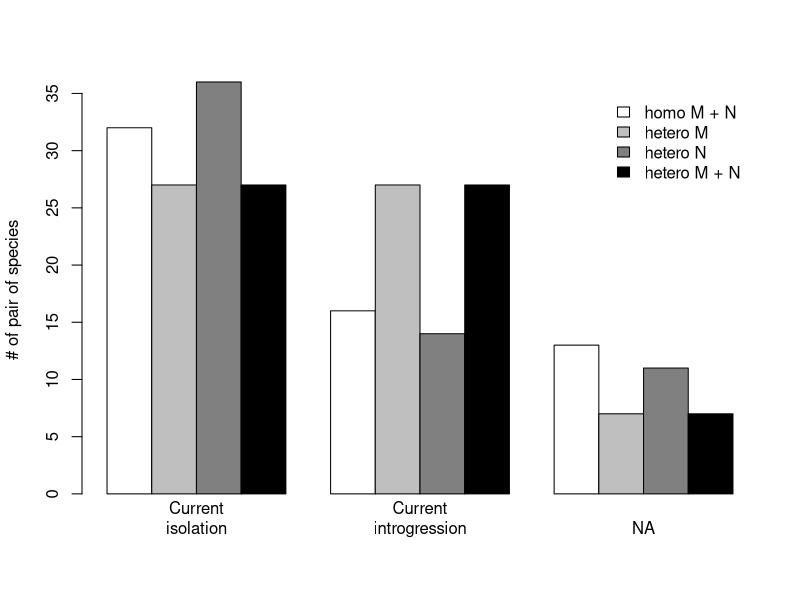
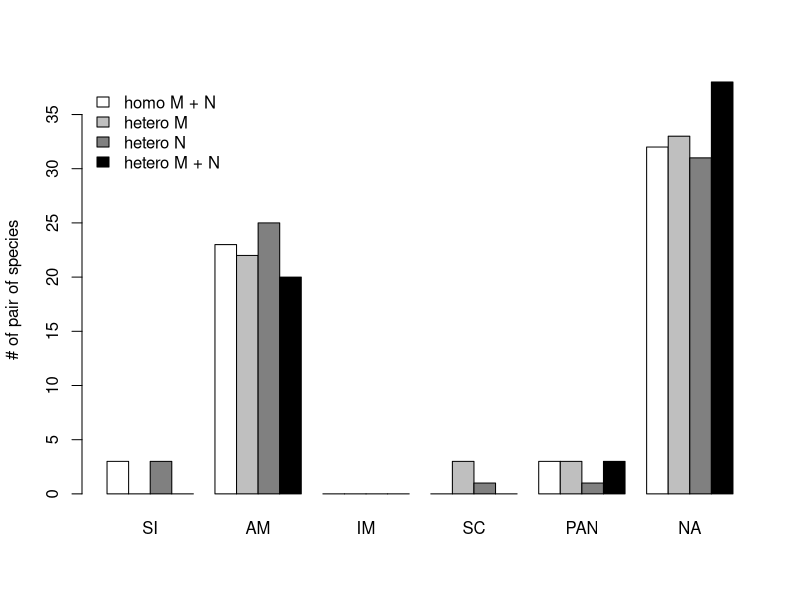

The R script that drew these images, in order:
#! /usr/bin/env Rscript
a = read.table("migHomo_NHomo.txt", h=T)
b = read.table("migHetero_NHomo.txt", h=T)
c = read.table("migHomo_NHetero.txt", h=T)
d = read.table("migHetero_NHetero.txt", h=T)

#A = paste(a$spA, a$spB, sep="_")
#B = paste(b$spA, b$spB, sep="_")
#C = paste(c$spA, c$spB, sep="_")
#D = paste(d$spA, d$spB, sep="_")

SIa = grep("SI",colnames(a))
SIb = grep("SI",colnames(b))
SIc = grep("SI",colnames(c))
SId = grep("SI",colnames(d))

AMa = grep("AM",colnames(a))
AMb = grep("AM",colnames(b))
AMc = grep("AM",colnames(c))
AMd = grep("AM",colnames(d))

IMa = grep("IM",colnames(a))
IMb = grep("IM",colnames(b))
IMc = grep("IM",colnames(c))
IMd = grep("IM",colnames(d))

SCa = grep("SC",colnames(a))
SCb = grep("SC",colnames(b))
SCc = grep("SC",colnames(c))
SCd = grep("SC",colnames(d))

PANa = grep("Panmixia",colnames(a))
PANb = grep("Panmixia",colnames(b))
PANc = grep("Panmixia",colnames(c))
PANd = grep("Panmixia",colnames(d))

isolationA = a[,SIa]
isolationB = b[,SIb]
isolationC = apply(c[,SIc], MARGIN=1, FUN="sum")
isolationD = apply(d[,SId], MARGIN=1, FUN="sum")

ancientA = a[,AMa]
ancientB = apply(b[,AMb], MARGIN=1, FUN="sum")
ancientC = apply(c[,AMc], MARGIN=1, FUN="sum")
ancientD = apply(d[,AMd], MARGIN=1, FUN="sum")

islandA = a[,IMa]
islandB = apply(b[,IMb], MARGIN=1, FUN="sum")
islandC = apply(c[,IMc], MARGIN=1, FUN="sum")
islandD = apply(d[,IMd], MARGIN=1, FUN="sum")

secondaryA = a[,SCa]
secondaryB = apply(b[,SCb], MARGIN=1, FUN="sum")
secondaryC = apply(c[,SCc], MARGIN=1, FUN="sum")
secondaryD = apply(d[,SCd], MARGIN=1, FUN="sum")

panmixieA = a[, PANa]
panmixieB = b[, PANb]
panmixieC = apply(c[, PANc], MARGIN=1, FUN="sum")
panmixieD = apply(d[, PANd], MARGIN=1, FUN="sum")

migA = islandA + secondaryA + panmixieA
migB = islandB + secondaryB + panmixieB
migC = islandC + secondaryC + panmixieC
migD = islandD + secondaryD + panmixieD

noMigA = isolationA + ancientA
noMigB = isolationB + ancientB
noMigC = isolationC + ancientC
noMigD = isolationD + ancientD

nMigA = length(which(migA > 0.8))
nMigB = length(which(migB > 0.8))
nMigC = length(which(migC > 0.8))
nMigD = length(which(migD > 0.8))

nNoMigA = length(which(noMigA > 0.8))
nNoMigB = length(which(noMigB > 0.8))
nNoMigC = length(which(noMigC > 0.8))
nNoMigD = length(which(noMigD > 0.8))

nPanA = length(which(panmixieA > 0.8))
nPanB = length(which(panmixieB > 0.8))
nPanC = length(which(panmixieC > 0.8))
nPanD = length(which(panmixieD > 0.8))

nAmbigA = length(which(migA<0.8 & noMigA<0.8 & panmixieA<0.8))
nAmbigB = length(which(migB<0.8 & noMigB<0.8 & panmixieB<0.8))
nAmbigC = length(which(migC<0.8 & noMigC<0.8 & panmixieC<0.8))
nAmbigD = length(which(migD<0.8 & noMigD<0.8 & panmixieD<0.8))

# plot resultat 1
tmp = matrix(c(nNoMigA, nNoMigB, nNoMigC, nNoMigD, nMigA, nMigB, nMigC, nMigD, nAmbigA, nAmbigB, nAmbigC, nAmbigD), nrow=4)
dev.new(width=6, height=5.6)
barplot(tmp, beside=T, names = c("Current\nisolation", "Current\nintrogression", "NA"), col=grey(c(1, 0.75, 0.5, 0)), legend.text=c("homo M + N", "hetero M", "hetero N", "hetero M + N"), args.legend=list(bty="n"), ylab = "# of pair of species")
#tmp=dev.off()
cat(paste("#no migration (M_homo, N_homo): ", nNoMigA,
"\n#no migration (M_hetero, N_homo): ", nNoMigB,
"\n#no migration (M_homo, N_hetero): ", nNoMigC,
"\n#no migration (M_hetero, N_hetero): ", nNoMigD,
"\n#migration (M_homo, N_homo): ", nMigA,
"\n#migration (M_hetero, N_homo): ", nMigB,
"\n#migration (M_homo, N_hetero): ", nMigC,
"\n#migration (M_hetero, N_hetero): ", nMigD,
"\n#panmixia (M_homo, N_homo): ", nPanA,
"\n#panmixia (M_hetero, N_homo): ", nPanB,
"\n#panmixia (M_homo, N_hetero): ", nPanC,
"\n#panmixia (M_hetero, N_hetero): ", nPanD,
"\n#ambiguous (M_homo, N_homo): ", nAmbigA,
"\n#ambiguous (M_hetero, N_homo): ", nAmbigB,
"\n#ambiguous (M_homo, N_hetero): ", nAmbigC,
"\n#ambiguous (M_hetero, N_hetero): ", nAmbigD,
"\n\n", collapse=""))

dev.print(pdf, "figureS3.pdf", bg="white")
tmp = dev.off()

nSIa = length(which(isolationA > 0.8))
nSIb = length(which(isolationB > 0.8))
nSIc = length(which(isolationC > 0.8))
nSId = length(which(isolationD > 0.8))

nAMa = length(which(ancientA > 0.8))
nAMb = length(which(ancientB > 0.8))
nAMc = length(which(ancientC > 0.8))
nAMd = length(which(ancientD > 0.8))

nIMa = length(which(islandA > 0.8))
nIMb = length(which(islandB > 0.8))
nIMc = length(which(islandC > 0.8))
nIMd = length(which(islandD > 0.8))

nSCa = length(which(secondaryA > 0.8))
nSCb = length(which(secondaryB > 0.8))
nSCc = length(which(secondaryC > 0.8))
nSCd = length(which(secondaryD > 0.8))

nPANa = length(which(panmixieA > 0.8))
nPANb = length(which(panmixieB > 0.8))
nPANc = length(which(panmixieC > 0.8))
nPANd = length(which(panmixieD > 0.8))

nAmbigA = length(which(isolationA < 0.8 & ancientA < 0.8 & islandA < 0.8 & secondaryA < 0.8 & panmixieA < 0.8))
nAmbigB = length(which(isolationB < 0.8 & ancientB < 0.8 & islandB < 0.8 & secondaryB < 0.8 & panmixieB < 0.8))
nAmbigC = length(which(isolationC < 0.8 & ancientC < 0.8 & islandC < 0.8 & secondaryC < 0.8 & panmixieC < 0.8))
nAmbigD = length(which(isolationD < 0.8 & ancientD < 0.8 & islandD < 0.8 & secondaryD < 0.8 & panmixieD < 0.8))

# plot resultat 2
tmp = matrix(c(nSIa, nSIb, nSIc, nSId, nAMa, nAMb, nAMc, nAMd, nIMa, nIMb, nIMc, nIMd, nSCa, nSCb, nSCc, nSCd, nPANa, nPANb, nPANc, nPANd, nAmbigA, nAmbigB, nAmbigC, nAmbigD), nrow=4)
dev.new(width=8, height=5.6)
barplot(tmp, beside=T, names = c("SI", "AM", "IM", "SC", "PAN", "NA"), col=grey(c(1, 0.75, 0.5, 0)), legend.text=c("homo M + N", "hetero M", "hetero N", "hetero M + N"), args.legend=list(x="topleft", bty="n"), ylab = "# of pair of species")
dev.print(pdf, "figureS4.pdf", bg="white")
dev.off()


# unploted resultat 3
# migA = islandA + secondaryA + panmixieA
# migB = islandB + secondaryB + panmixieB
# migC = islandC + secondaryC + panmixieC
# migD = islandD + secondaryD + panmixieD
# 
# noMigA = isolationA + ancientA
# noMigB = isolationB + ancientB
# noMigC = isolationC + ancientC
# noMigD = isolationD + ancientD
# 
# boxplot(log10(a$netdivAB_avg[which(noMigA>0.8)]), log10(b$netdivAB_avg[which(noMigB>0.8)]), log10(c$netdivAB_avg[which(noMigC>0.8)]), log10(d$netdivAB_avg[which(noMigD>0.8)]),
# log10(a$netdivAB_avg[which(migA>0.8)]), log10(b$netdivAB_avg[which(migB>0.8)]), log10(c$netdivAB_avg[which(migC>0.8)]), log10(d$netdivAB_avg[which(migD>0.8)]),
# log10(a$netdivAB_avg[which(migA < 0.8 & noMigA < 0.8)]), log10(b$netdivAB_avg[which(migB < 0.8 & noMigB < 0.8)]), log10(c$netdivAB_avg[which(migC < 0.8 & noMigC < 0.8)]), log10(d$netdivAB_avg[which(migD < 0.8 & noMigC < 0.8)]),
# at = c(1,2,3,4, 6,7,8,9, 11,12,13,14), outline = F, axis=F, col=grey(c(1, 0.75, 0.5, 0, 1, 0.75, 0.5, 0, 1, 0.75, 0.5, 0)), xaxt="n", yaxt="n")
# legend("topright", c("refABC", "MigHetero", "NHetero", "MigHetero_NHetero"), bty="n", fill=grey(c(1, 0.75, 0.5, 0)))
# mtext("Current\nisolation", side=1, at=2.5, line=1.7, cex=1.2)
# mtext("Current\nintrogression", side=1, at=7.5, line=1.7, cex=1.2)
# mtext("NA", side=1, at=12.5, line=1, cex=1.2)
# par(las=0)
# mtext("synonymous divergence", side=2, line=3, cex=1.2)
# par(las=1)
# axis(side = 2, at = c(log10(0.35), -1, -2, -3, -4, log10(5e-5)), labels = c(0.35, 0.1, 0.01, 0.001, 0.0001, 0.00005))
# dev.print(pdf, "figureS2.pdf", bg="white")
# dev.off()
#tmp = dev.off()


